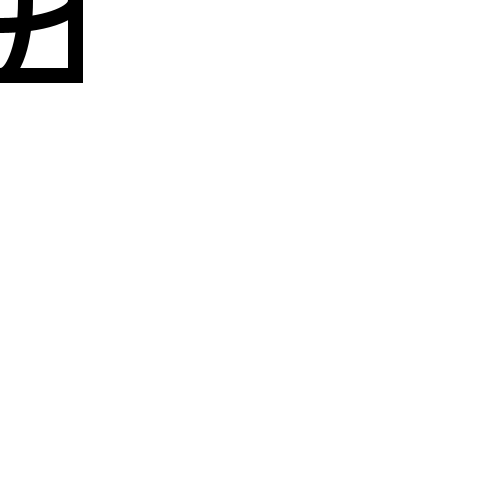
Frame 1 (no input)
Frame 60 (the mouse pressed at the canvas centre just before this capture): identical to frame 1, image omitted
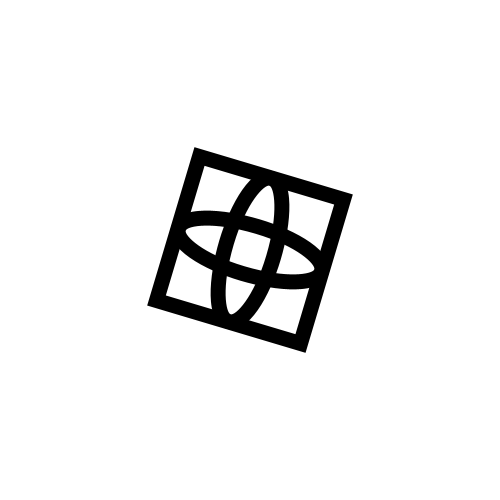
Frame 120 (the mouse held since frame 60 and released just before this capture)

The Processing sketch that drew these frames (run headless with seeded random() and noise(); from frame 60 on, the mouse is pressed at the canvas centre):

// Processing sketch: processing_171174
// ── processing_171174.pde

void setup()
{
 size (500,500);
//background(52, 152, 219);
noFill();
//stroke(26, 188, 156);
stroke(0);
strokeWeight(15);  
smooth();
rectMode(CENTER);
ellipseMode(CENTER);

}

void draw()

{
  pushMatrix();
//int s = second();
  translate(mouseX,mouseY);
  //background(52, 152, 219,10);
  background(255);
  //rotate(second()*50);
  rotate(mouseX/100.0);
  rotate(mouseY/100.0);
  rect(0,0,150,150);
  ellipse(0,0,150,50);
    ellipse(0,0,50,150);
  
  popMatrix();
  
  if (mousePressed == true) {
    noCursor();
 // } else {
   // cursor(HAND);
  }
}
